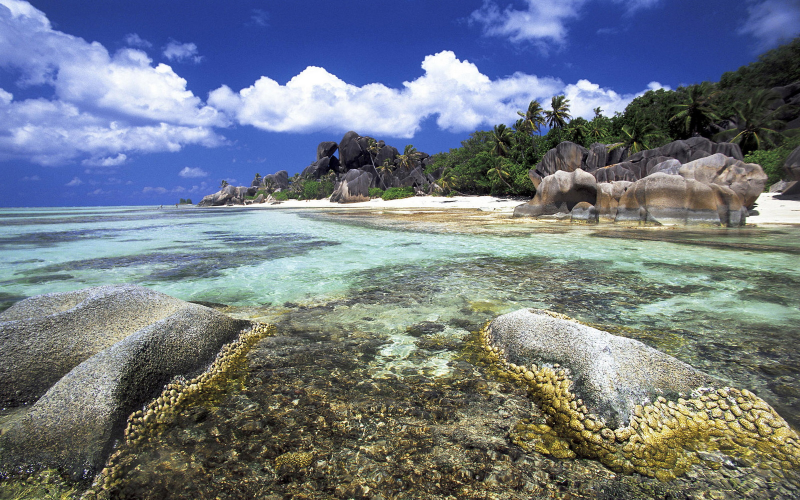
#> input picture 01.jpg, 1600 x 1000 px (shown at 1/2 size)
$ python main.py
#> lines starting #> are read from the running program, lines starting #| are printed output that depends on the picture
import numpy as np
from skimage.io import imread
import matplotlib.pyplot as plt


def flip_image(image_array, mode='horizontal'):
    height, width, channels = image_array.shape
    flipped_image = np.zeros_like(image_array)

    if mode == 'horizontal':
        for y in range(height):
            for x in range(width):
                flipped_image[y, x] = image_array[y, width - x - 1]
    elif mode == 'vertical':
        for y in range(height):
            flipped_image[y] = image_array[height - y - 1]
    else:
        raise ValueError("Invalid mode. Use 'horizontal' or 'vertical'.")

    return flipped_image


def rotate_image(image_array, angle):
    height, width, channels = image_array.shape
    rotated_image = np.empty_like(image_array)

    if angle == 90:
        rotated_image = np.empty((width, height, channels), dtype=image_array.dtype)
        for y in range(height):
            for x in range(width):
                rotated_image[x, height - y - 1] = image_array[y, x]
    elif angle == 180:
        for y in range(height):
            for x in range(width):
                rotated_image[height - y - 1, width - x - 1] = image_array[y, x]
    elif angle == 270:
        rotated_image = np.empty((width, height, channels), dtype=image_array.dtype)
        for y in range(height):
            for x in range(width):
                rotated_image[width - x - 1, y] = image_array[y, x]
    else:
        raise ValueError("Invalid angle. Use 90, 180, or 270 degrees.")

    return rotated_image


# Example usage:
image_array = imread("./01.jpg")
#> image_array is the input picture: shape (1000, 1600, 3); mean R, G, B 112.9, 121.6, 131.5

# Display the original image
plt.imshow(image_array)
plt.title("Original Image")
plt.show()

# Flip horizontally
flipped_horizontal = flip_image(image_array, mode='horizontal')
#> after the loop in flip_image, `for y in range(height):`:
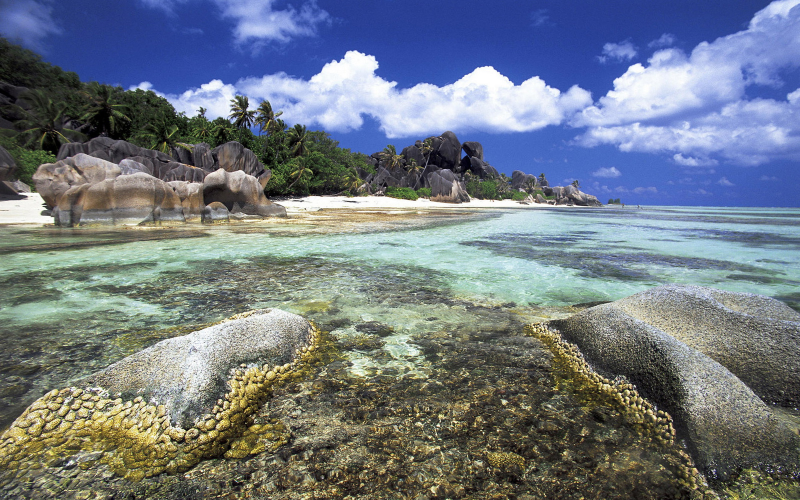
#> flipped_image: shape (1000, 1600, 3) (shown at 1/2 size); mean R, G, B 112.9, 121.6, 131.5
plt.imshow(flipped_horizontal)
plt.title("Flipped Horizontally")
plt.show()

# Flip vertically
flipped_vertical = flip_image(image_array, mode='vertical')
#> call 2 of flip_image, with mode = 'vertical'
#> after the loop in flip_image (call 2), `for y in range(height):`:
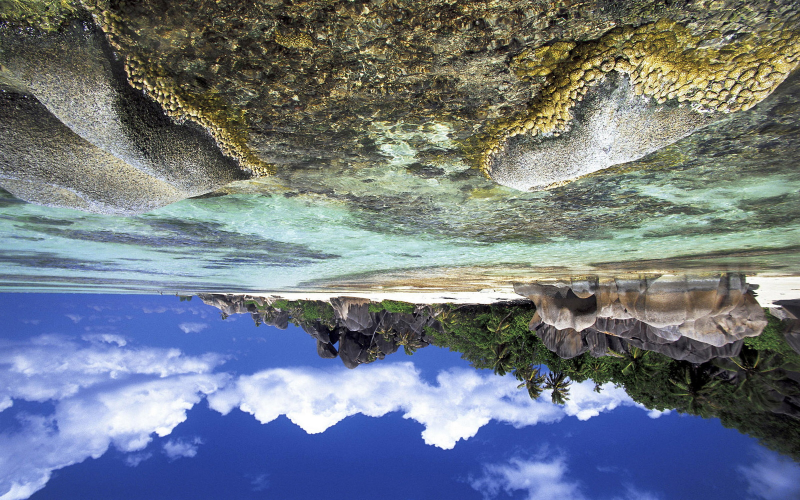
#> flipped_image: shape (1000, 1600, 3) (shown at 1/2 size); mean R, G, B 112.9, 121.6, 131.5
plt.imshow(flipped_vertical)
plt.title("Flipped Vertically")
plt.show()

# Rotate the image by 90 degrees
rotated_image_90 = rotate_image(image_array, angle=90)
#> after the loop in rotate_image, `for y in range(height):`:
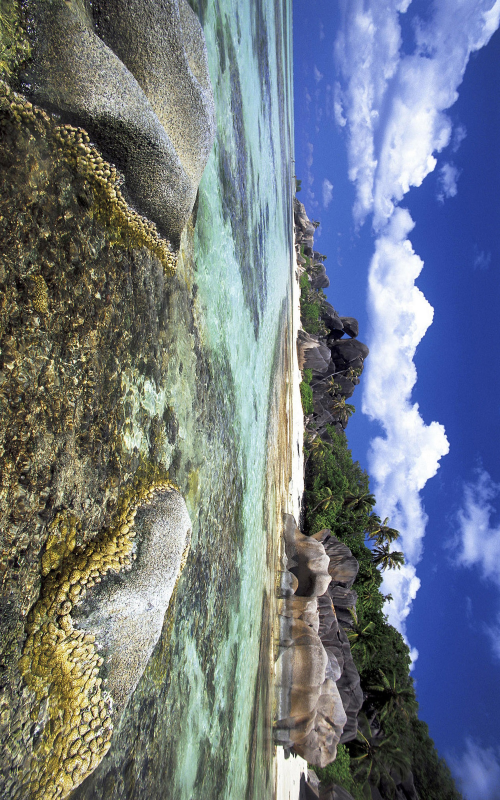
#> rotated_image: shape (1600, 1000, 3) (shown at 1/2 size); mean R, G, B 112.9, 121.6, 131.5
plt.imshow(rotated_image_90)
plt.title("Rotated Image (90 degrees)")
plt.show()

# Rotate the image by 180 degrees
rotated_image_180 = rotate_image(image_array, angle=180)
#> call 2 of rotate_image, with angle = 180
#> after the loop in rotate_image (call 2), `for y in range(height):`:
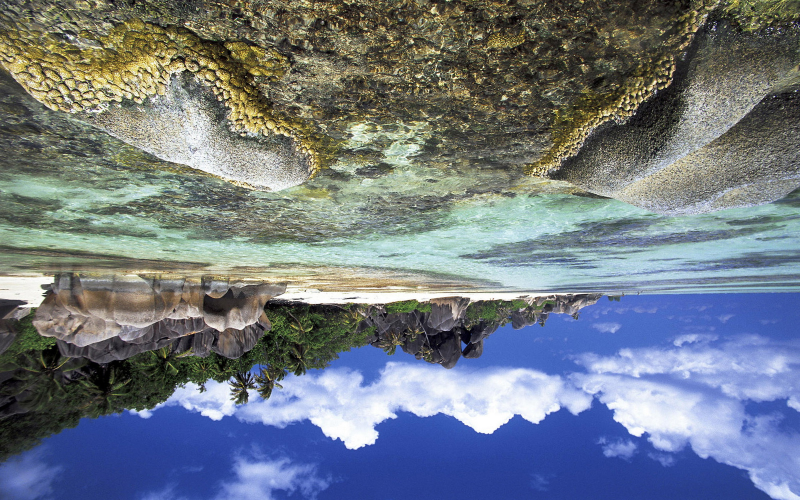
#> rotated_image: shape (1000, 1600, 3) (shown at 1/2 size); mean R, G, B 112.9, 121.6, 131.5
plt.imshow(rotated_image_180)
plt.title("Rotated Image (180 degrees)")
plt.show()

# Rotate the image by 270 degrees
rotated_image_270 = rotate_image(image_array, angle=270)
#> call 3 of rotate_image, with angle = 270
#> after the loop in rotate_image (call 3), `for y in range(height):`:
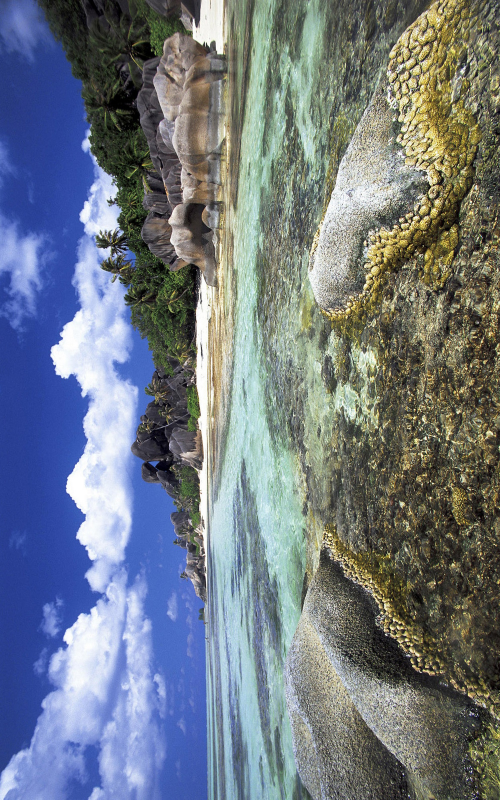
#> rotated_image: shape (1600, 1000, 3) (shown at 1/2 size); mean R, G, B 112.9, 121.6, 131.5
plt.imshow(rotated_image_270)
plt.title("Rotated Image (270 degrees)")
plt.show()
